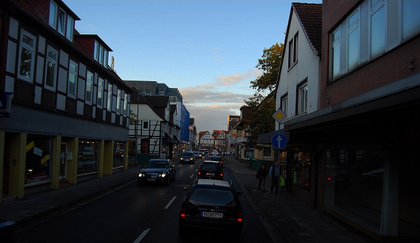
%> input picture image_processing/NPEA 4 Non-Uniform Illumination Images/LOE/Input.bmp, 420 x 243 px, shrunk from 746 x 431 before the run
$ octave --eval "LOE;"   (GNU Octave 9; MATLAB toolbox functions it lacks are replaced by stand-ins)
%> lines starting %> are read from the running program, lines starting %| are printed output that depends on the picture; in (x1, y1, x2, y2) boxes, pixels count from 0 and x2, y2 are one past the last pixel; in counts of white or black regions, pixels touching at a corner belong together; the program's own positions count from 1
    function LOE()
        %input image
        ipic=imread('Input.bmp');
%> ipic is the input picture: size 243x420x3 uint8; mean R, G, B 47.3, 57.2, 66.6
        ipic=double(ipic);
%> ipic: size 243x420x3 double
        %enhanced image
        epic=imread('Enhanced.JPG');
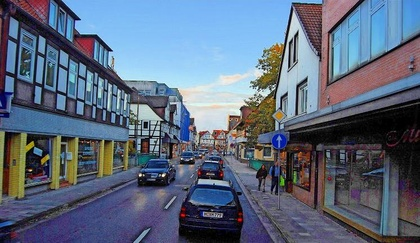
%> input picture image_processing/NPEA 4 Non-Uniform Illumination Images/LOE/Enhanced.JPG, 420 x 243 px, shrunk from 746 x 431 before the run
%> epic is the input picture: size 243x420x3 uint8; mean R, G, B 92.7, 105.9, 126.2
        epic=double(epic);
%> epic: size 243x420x3 double

        [m,n,k]=size(ipic);
%> m = 243; n = 420; k = 3


        %get the local maximum for each pixel of the input image
        win=7;
        imax=round(max(max(ipic(:,:,1),ipic(:,:,2)),ipic(:,:,3)));
        imax=getlocalmax(imax,win);
%> after the loop in getextpic, `for i=1:win_size`: extpic: size 257x434 double; min 0, max 255, mean 67
%> after the loop in getextpic, `for i=1:win_size`:
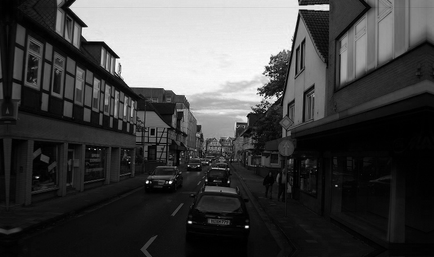
%> extpic: size 257x434 double; min 0, max 255, mean 67.7
%> after the loop in getlocalmax, `for i=1+win:m+win`:
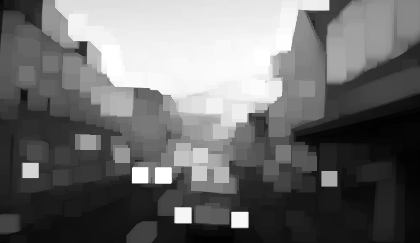
%> output: size 243x420 double; min 1, max 255, mean 108.9
        %get the local maximum for each pixel of the enhanced image
        emax=round(max(max(epic(:,:,1),epic(:,:,2)),epic(:,:,3)));
        emax=getlocalmax(emax,win);
%> call 2 of getlocalmax, with win = 7
%> call 2 of getextpic, with win_size = 7
%> after the loop in getextpic (call 2), `for i=1:win_size`:
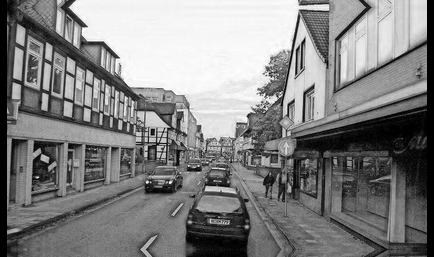
%> extpic: size 257x434 double; min 0, max 255, mean 129.6
%> after the loop in getextpic (call 2), `for i=1:win_size`:
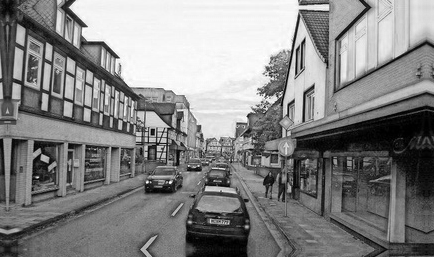
%> extpic: size 257x434 double; 3.22% of pixels changed, all inside (x1, y1, x2, y2) = (0, 0, 434, 257)
%> after the loop in getlocalmax (call 2), `for i=1+win:m+win`:
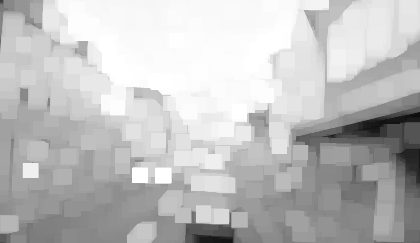
%> output: size 243x420 double; min 11, max 255, mean 191.1

        %get the downsampled image
        blkwin=50;
        mind=min(m,n);
%> mind = 243
        step=floor(mind/blkwin);% the step to down sample the image
%> step = 4
        blkm=floor(m/step);
%> blkm = 60
        blkn=floor(n/step);
%> blkn = 105
        ipic_ds=zeros(blkm,blkn);% downsampled of the input image
        epic_ds=zeros(blkm,blkn);% downsampled of the enhanced image
        LOE=zeros(blkm,blkn);%

        for i=1:blkm
            for j=1:blkn
                ipic_ds(i,j)=imax(i*step,j*step);
                epic_ds(i,j)=emax(i*step,j*step);
            end
        end

        for i=1:blkm
            for j=1:blkn%bug
                flag1=ipic_ds>=ipic_ds(i,j);
                flag2=epic_ds>=epic_ds(i,j);
                flag=(flag1~=flag2);
                LOE(i,j)=sum(flag(:));
            end
        end
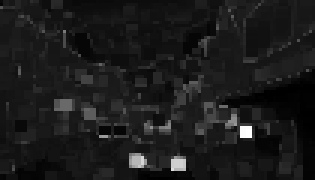
%> LOE: size 60x105 double (shown 3 times larger); min 2, max 4081, mean 442.7; drawn with min black and max white

        LOE=mean(LOE(:))
%> LOE = 442.7
    end

    function output=getlocalmax(pic,win)
        [m,n]=size(pic);
        extpic=getextpic(pic,win);
        output=zeros(m,n);
        for i=1+win:m+win
            for j=1+win:n+win
                modual=extpic(i-win:i+win,j-win:j+win);
                output(i-win,j-win)=max(modual(:));
            end
        end
    end

    function output=getextpic(im,win_size)
        [h,w,c]=size(im);
        extpic=zeros(h+2*win_size,w+2*win_size,c);
        extpic(win_size+1:win_size+h,win_size+1:win_size+w,:)=im;
        for i=1:win_size%extense row
            extpic(win_size+1-i,win_size+1:win_size+w,:)=extpic(win_size+1+i,win_size+1:win_size+w,:);%top edge
            extpic(h+win_size+i,win_size+1:win_size+w,:)=extpic(h+win_size-i,win_size+1:win_size+w,:);%botom edge
        end
        for i=1:win_size%extense column
            extpic(:,win_size+1-i,:)=extpic(:,win_size+1+i,:);%left edge
            extpic(:,win_size+w+i,:)=extpic(:,win_size+w-i,:);%right edge
        end
        output=extpic;
    end
